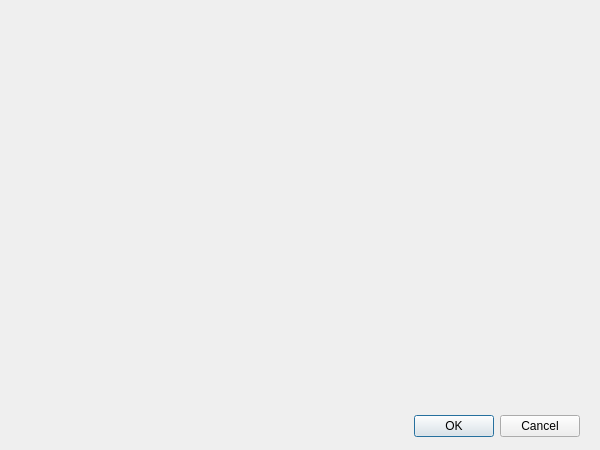
<?xml version="1.0" encoding="UTF-8"?>
<ui version="4.0">
 <class>CDlgSettingsTemplateQtEvent</class>
 <widget class="QDialog" name="CDlgSettingsTemplateQtEvent">
  <property name="geometry">
   <rect>
    <x>0</x>
    <y>0</y>
    <width>600</width>
    <height>450</height>
   </rect>
  </property>
  <widget class="QDialogButtonBox" name="buttonBox">
   <property name="geometry">
    <rect>
     <x>30</x>
     <y>410</y>
     <width>550</width>
     <height>32</height>
    </rect>
   </property>
   <property name="orientation">
    <enum>Qt::Orientation::Horizontal</enum>
   </property>
   <property name="standardButtons">
    <set>QDialogButtonBox::StandardButton::Cancel|QDialogButtonBox::StandardButton::Ok</set>
   </property>
  </widget>
 </widget>
 <resources/>
 <connections>
  <connection>
   <sender>buttonBox</sender>
   <signal>accepted()</signal>
   <receiver>CDlgSettingsTemplateQtEvent</receiver>
   <slot>accept()</slot>
   <hints>
    <hint type="sourcelabel">
     <x>248</x>
     <y>254</y>
    </hint>
    <hint type="destinationlabel">
     <x>157</x>
     <y>274</y>
    </hint>
   </hints>
  </connection>
  <connection>
   <sender>buttonBox</sender>
   <signal>rejected()</signal>
   <receiver>CDlgSettingsTemplateQtEvent</receiver>
   <slot>reject()</slot>
   <hints>
    <hint type="sourcelabel">
     <x>316</x>
     <y>260</y>
    </hint>
    <hint type="destinationlabel">
     <x>286</x>
     <y>274</y>
    </hint>
   </hints>
  </connection>
 </connections>
</ui>
